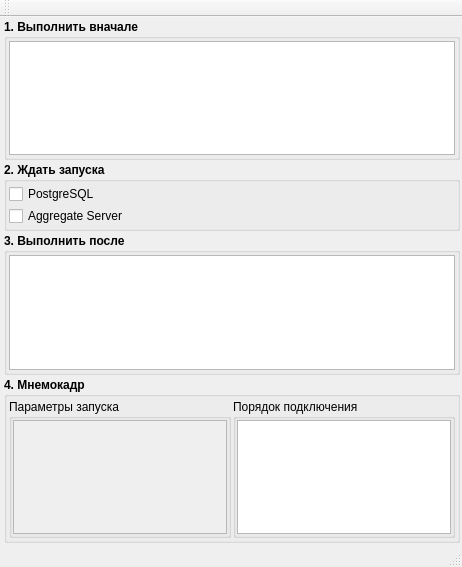
<?xml version="1.0" encoding="UTF-8"?>
<ui version="4.0">
 <class>EditWindow</class>
 <widget class="QMainWindow" name="EditWindow">
  <property name="geometry">
   <rect>
    <x>0</x>
    <y>0</y>
    <width>462</width>
    <height>567</height>
   </rect>
  </property>
  <property name="windowTitle">
   <string>MainWindow</string>
  </property>
  <widget class="QWidget" name="centralWidget">
   <layout class="QVBoxLayout" name="verticalLayout_6">
    <property name="spacing">
     <number>2</number>
    </property>
    <property name="leftMargin">
     <number>4</number>
    </property>
    <property name="topMargin">
     <number>2</number>
    </property>
    <property name="rightMargin">
     <number>2</number>
    </property>
    <property name="bottomMargin">
     <number>2</number>
    </property>
    <item>
     <widget class="QGroupBox" name="gbStart_3">
      <property name="font">
       <font>
        <weight>75</weight>
        <bold>true</bold>
       </font>
      </property>
      <property name="title">
       <string>1. Выполнить вначале</string>
      </property>
      <layout class="QVBoxLayout" name="verticalLayout_5">
       <property name="spacing">
        <number>2</number>
       </property>
       <property name="leftMargin">
        <number>2</number>
       </property>
       <property name="topMargin">
        <number>2</number>
       </property>
       <property name="rightMargin">
        <number>2</number>
       </property>
       <property name="bottomMargin">
        <number>2</number>
       </property>
       <item>
        <widget class="QTextEdit" name="textExecuteBefore">
         <property name="font">
          <font>
           <weight>50</weight>
           <bold>false</bold>
          </font>
         </property>
         <property name="lineWrapMode">
          <enum>QTextEdit::NoWrap</enum>
         </property>
         <property name="html">
          <string>&lt;!DOCTYPE HTML PUBLIC &quot;-//W3C//DTD HTML 4.0//EN&quot; &quot;http://www.w3.org/TR/REC-html40/strict.dtd&quot;&gt;
&lt;html&gt;&lt;head&gt;&lt;meta name=&quot;qrichtext&quot; content=&quot;1&quot; /&gt;&lt;style type=&quot;text/css&quot;&gt;
p, li { white-space: pre-wrap; }
&lt;/style&gt;&lt;/head&gt;&lt;body style=&quot; font-family:'Sans Serif'; font-size:9pt; font-weight:400; font-style:normal;&quot;&gt;
&lt;p style=&quot;-qt-paragraph-type:empty; margin-top:0px; margin-bottom:0px; margin-left:0px; margin-right:0px; -qt-block-indent:0; text-indent:0px;&quot;&gt;&lt;br /&gt;&lt;/p&gt;&lt;/body&gt;&lt;/html&gt;</string>
         </property>
        </widget>
       </item>
      </layout>
     </widget>
    </item>
    <item>
     <widget class="QGroupBox" name="gbWait">
      <property name="font">
       <font>
        <weight>75</weight>
        <bold>true</bold>
       </font>
      </property>
      <property name="title">
       <string>2. Ждать запуска</string>
      </property>
      <layout class="QVBoxLayout" name="verticalLayout">
       <property name="spacing">
        <number>2</number>
       </property>
       <property name="leftMargin">
        <number>2</number>
       </property>
       <property name="topMargin">
        <number>2</number>
       </property>
       <property name="rightMargin">
        <number>2</number>
       </property>
       <property name="bottomMargin">
        <number>2</number>
       </property>
       <item>
        <layout class="QHBoxLayout" name="horizontalLayout_4">
         <item>
          <widget class="QCheckBox" name="checkWaitPostgres">
           <property name="minimumSize">
            <size>
             <width>150</width>
             <height>0</height>
            </size>
           </property>
           <property name="font">
            <font>
             <weight>50</weight>
             <bold>false</bold>
            </font>
           </property>
           <property name="text">
            <string>PostgreSQL</string>
           </property>
          </widget>
         </item>
        </layout>
       </item>
       <item>
        <layout class="QHBoxLayout" name="horizontalLayout_5">
         <item>
          <widget class="QCheckBox" name="checkWaitAggregate">
           <property name="minimumSize">
            <size>
             <width>150</width>
             <height>0</height>
            </size>
           </property>
           <property name="font">
            <font>
             <weight>50</weight>
             <bold>false</bold>
            </font>
           </property>
           <property name="text">
            <string>Aggregate Server</string>
           </property>
          </widget>
         </item>
        </layout>
       </item>
      </layout>
     </widget>
    </item>
    <item>
     <widget class="QGroupBox" name="gbStart">
      <property name="font">
       <font>
        <weight>75</weight>
        <bold>true</bold>
       </font>
      </property>
      <property name="title">
       <string>3. Выполнить после</string>
      </property>
      <layout class="QVBoxLayout" name="verticalLayout_3">
       <property name="spacing">
        <number>2</number>
       </property>
       <property name="leftMargin">
        <number>2</number>
       </property>
       <property name="topMargin">
        <number>2</number>
       </property>
       <property name="rightMargin">
        <number>2</number>
       </property>
       <property name="bottomMargin">
        <number>2</number>
       </property>
       <item>
        <widget class="QTextEdit" name="textExecuteAfter">
         <property name="font">
          <font>
           <weight>50</weight>
           <bold>false</bold>
          </font>
         </property>
         <property name="lineWrapMode">
          <enum>QTextEdit::NoWrap</enum>
         </property>
         <property name="html">
          <string>&lt;!DOCTYPE HTML PUBLIC &quot;-//W3C//DTD HTML 4.0//EN&quot; &quot;http://www.w3.org/TR/REC-html40/strict.dtd&quot;&gt;
&lt;html&gt;&lt;head&gt;&lt;meta name=&quot;qrichtext&quot; content=&quot;1&quot; /&gt;&lt;style type=&quot;text/css&quot;&gt;
p, li { white-space: pre-wrap; }
&lt;/style&gt;&lt;/head&gt;&lt;body style=&quot; font-family:'Sans Serif'; font-size:9pt; font-weight:400; font-style:normal;&quot;&gt;
&lt;p style=&quot;-qt-paragraph-type:empty; margin-top:0px; margin-bottom:0px; margin-left:0px; margin-right:0px; -qt-block-indent:0; text-indent:0px;&quot;&gt;&lt;br /&gt;&lt;/p&gt;&lt;/body&gt;&lt;/html&gt;</string>
         </property>
        </widget>
       </item>
      </layout>
     </widget>
    </item>
    <item>
     <widget class="QGroupBox" name="gbStart_2">
      <property name="font">
       <font>
        <weight>75</weight>
        <bold>true</bold>
       </font>
      </property>
      <property name="title">
       <string>4. Мнемокадр</string>
      </property>
      <layout class="QHBoxLayout" name="horizontalLayout">
       <property name="spacing">
        <number>2</number>
       </property>
       <property name="leftMargin">
        <number>2</number>
       </property>
       <property name="topMargin">
        <number>2</number>
       </property>
       <property name="rightMargin">
        <number>2</number>
       </property>
       <property name="bottomMargin">
        <number>2</number>
       </property>
       <item>
        <widget class="QGroupBox" name="groupBox_2">
         <property name="font">
          <font>
           <weight>50</weight>
           <bold>false</bold>
          </font>
         </property>
         <property name="title">
          <string>Параметры запуска</string>
         </property>
         <layout class="QVBoxLayout" name="verticalLayout_4">
          <property name="spacing">
           <number>1</number>
          </property>
          <property name="leftMargin">
           <number>1</number>
          </property>
          <property name="topMargin">
           <number>1</number>
          </property>
          <property name="rightMargin">
           <number>1</number>
          </property>
          <property name="bottomMargin">
           <number>1</number>
          </property>
          <item>
           <widget class="QTextEdit" name="textAggParams">
            <property name="enabled">
             <bool>false</bool>
            </property>
            <property name="font">
             <font>
              <weight>50</weight>
              <bold>false</bold>
             </font>
            </property>
            <property name="lineWrapMode">
             <enum>QTextEdit::NoWrap</enum>
            </property>
            <property name="html">
             <string>&lt;!DOCTYPE HTML PUBLIC &quot;-//W3C//DTD HTML 4.0//EN&quot; &quot;http://www.w3.org/TR/REC-html40/strict.dtd&quot;&gt;
&lt;html&gt;&lt;head&gt;&lt;meta name=&quot;qrichtext&quot; content=&quot;1&quot; /&gt;&lt;style type=&quot;text/css&quot;&gt;
p, li { white-space: pre-wrap; }
&lt;/style&gt;&lt;/head&gt;&lt;body style=&quot; font-family:'Sans Serif'; font-size:9pt; font-weight:400; font-style:normal;&quot;&gt;
&lt;p style=&quot;-qt-paragraph-type:empty; margin-top:0px; margin-bottom:0px; margin-left:0px; margin-right:0px; -qt-block-indent:0; text-indent:0px;&quot;&gt;&lt;br /&gt;&lt;/p&gt;&lt;/body&gt;&lt;/html&gt;</string>
            </property>
           </widget>
          </item>
         </layout>
        </widget>
       </item>
       <item>
        <widget class="QGroupBox" name="groupBox">
         <property name="font">
          <font>
           <weight>50</weight>
           <bold>false</bold>
          </font>
         </property>
         <property name="title">
          <string>Порядок подключения</string>
         </property>
         <layout class="QVBoxLayout" name="verticalLayout_2">
          <property name="spacing">
           <number>1</number>
          </property>
          <property name="leftMargin">
           <number>1</number>
          </property>
          <property name="topMargin">
           <number>1</number>
          </property>
          <property name="rightMargin">
           <number>1</number>
          </property>
          <property name="bottomMargin">
           <number>1</number>
          </property>
          <item>
           <widget class="QTextEdit" name="textAggOrder">
            <property name="font">
             <font>
              <weight>50</weight>
              <bold>false</bold>
             </font>
            </property>
            <property name="lineWrapMode">
             <enum>QTextEdit::NoWrap</enum>
            </property>
            <property name="html">
             <string>&lt;!DOCTYPE HTML PUBLIC &quot;-//W3C//DTD HTML 4.0//EN&quot; &quot;http://www.w3.org/TR/REC-html40/strict.dtd&quot;&gt;
&lt;html&gt;&lt;head&gt;&lt;meta name=&quot;qrichtext&quot; content=&quot;1&quot; /&gt;&lt;style type=&quot;text/css&quot;&gt;
p, li { white-space: pre-wrap; }
&lt;/style&gt;&lt;/head&gt;&lt;body style=&quot; font-family:'Sans Serif'; font-size:9pt; font-weight:400; font-style:normal;&quot;&gt;
&lt;p style=&quot;-qt-paragraph-type:empty; margin-top:0px; margin-bottom:0px; margin-left:0px; margin-right:0px; -qt-block-indent:0; text-indent:0px;&quot;&gt;&lt;br /&gt;&lt;/p&gt;&lt;/body&gt;&lt;/html&gt;</string>
            </property>
           </widget>
          </item>
         </layout>
        </widget>
       </item>
      </layout>
     </widget>
    </item>
   </layout>
  </widget>
  <widget class="QMenuBar" name="menuBar">
   <property name="geometry">
    <rect>
     <x>0</x>
     <y>0</y>
     <width>462</width>
     <height>22</height>
    </rect>
   </property>
  </widget>
  <widget class="QToolBar" name="mainToolBar">
   <attribute name="toolBarArea">
    <enum>TopToolBarArea</enum>
   </attribute>
   <attribute name="toolBarBreak">
    <bool>false</bool>
   </attribute>
  </widget>
  <widget class="QStatusBar" name="statusBar"/>
 </widget>
 <layoutdefault spacing="6" margin="11"/>
 <resources/>
 <connections/>
</ui>
